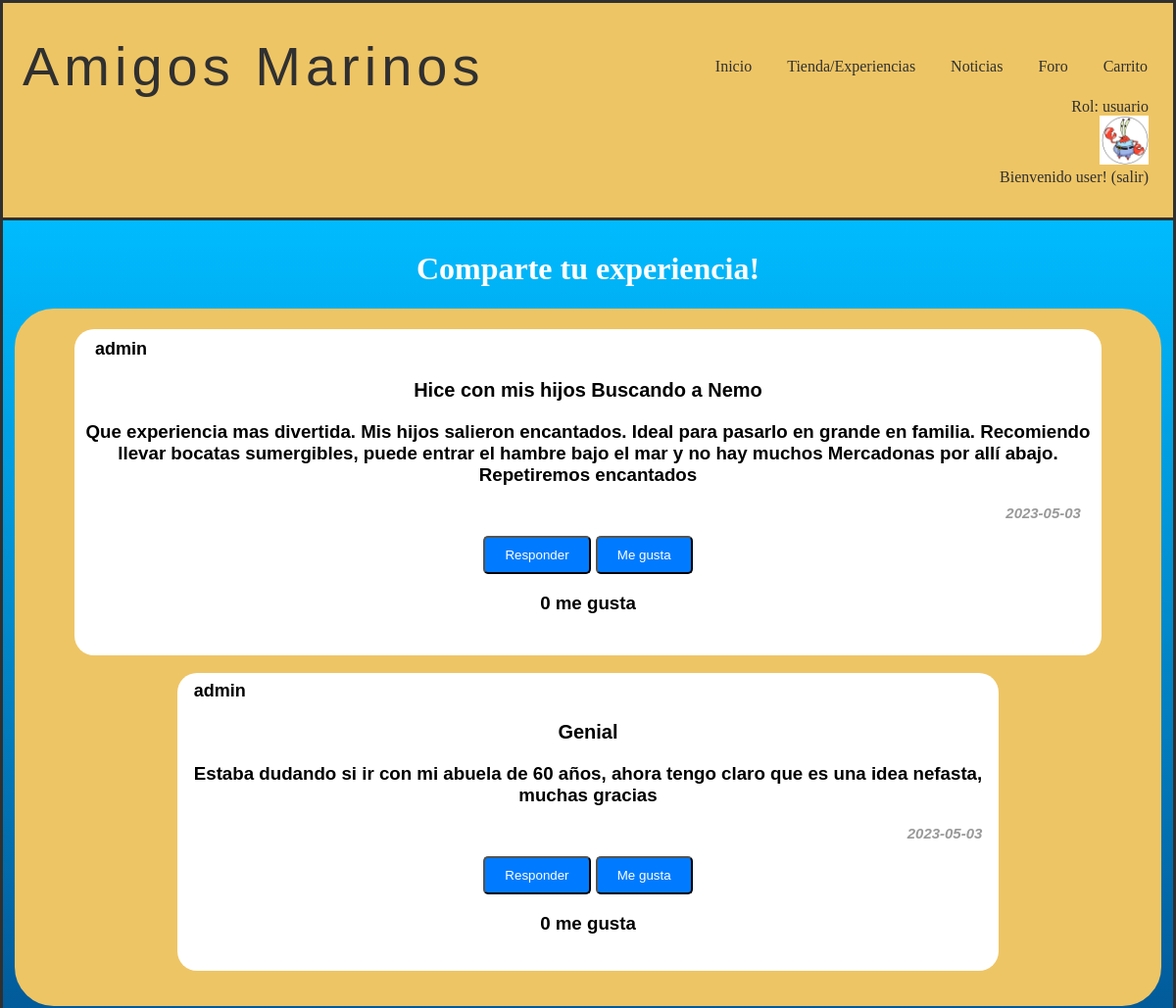
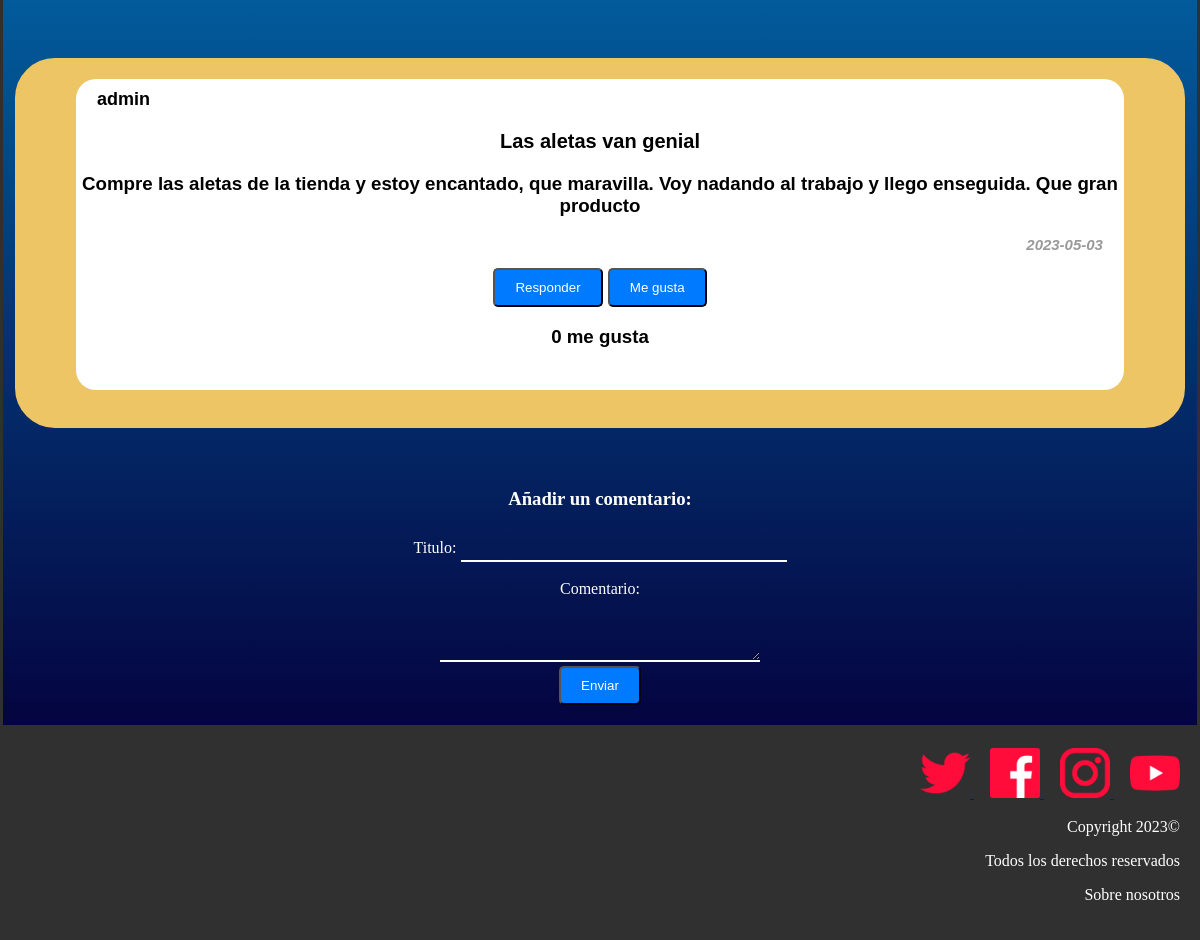
Screenshot of /foro.php (signed in) with the database file from the repository (2 pictures, top to bottom).
### tables this page shows
CREATE TABLE IF NOT EXISTS `rol` (
  `numero` int(11) NOT NULL,
  `nombre` varchar(25) NOT NULL,
  PRIMARY KEY (`numero`)
);

CREATE TABLE IF NOT EXISTS `comentario` (
  `id` int(11) NOT NULL AUTO_INCREMENT,
  `titulo` varchar(40) NOT NULL,
  `usuario` varchar(15) NOT NULL,
  `padre` int(11) DEFAULT NULL,
  `contenido` text NOT NULL,
  `fecha_de_creacion` date NOT NULL,
  `me_gusta` int(11) NOT NULL,
  PRIMARY KEY (`id`),
  UNIQUE KEY `Titulo` (`titulo`),
  KEY `Usuario` (`usuario`)
);

### includes/Usuario.php (called while the page is built, shortened)
<?php
class Usuario{
    public static function getNombreRol($rol)
    {
        $conn = Aplicacion::getInstance()->getConexionBd();
        $query = sprintf("SELECT nombre FROM rol U WHERE U.numero='%d'", $rol);
        $rs = $conn->query($query);
        $fila=$rs->fetch_assoc();
        return $fila['nombre'];
    }
}
?>

### includes/level.php (called while the page is built, shortened)
<?php
class level{
    private $numero;
    private function __construct($numero,$nombre,$minimo,$maximo){
        $this->numero = $numero;
    }
    public static function getLevel($puntos){
        $conn = Aplicacion::getInstance()->getConexionBd();
        $query = sprintf("SELECT * FROM nivel U WHERE $puntos<=U.maximo AND $puntos>=U.minimo");
        $rs = $conn->query($query);
        $fila=$rs->fetch_assoc();
        $level = new level($fila['numero'], $fila['nombre'], $fila['minimo'], $fila['maximo']);
        return $level;
    }
    public function getNumero(){
        return $this->numero;
    }
}
?>

### includes/comentario.php (called while the page is built, shortened)
<?php
class comentario{
private $id;
private $usuario;
private $padre;
private $contenido;
private $fecha_de_creacion;
private $meGusta;
private $titulo;
public function __construct($id=null,$titulo,$usuario,$padre,$contenido,$fecha_de_creacion, $meGusta){
    $this->id=$id;
    $this->titulo=$titulo;
    $this->usuario=$usuario;
    $this->padre=$padre;
    $this->contenido=$contenido;
    $this->fecha_de_creacion=$fecha_de_creacion;
    $this->meGusta = $meGusta;
}
public static function cargarComentarios(){
    $comentarios=[];
    $conn = Aplicacion::getInstance()->getConexionBd();
    $query = sprintf("SELECT * FROM comentario ORDER BY me_gusta DESC");
    $resultado = mysqli_query($conn, $query);
    $i = 0;
    if(mysqli_num_rows($resultado) > 0){
        while($fila = $resultado->fetch_assoc()){
            $comentarios[$i] = new comentario($fila["id"], $fila["titulo"], $fila["usuario"], $fila["padre"], $fila["contenido"], $fila["fecha_de_creacion"], $fila["me_gusta"]);
            $i++;
        }
    }
    return $comentarios;
}
public function getUsuario(){
    return $this->usuario;
}
public function getTitulo(){
    return $this->titulo;
}
public function getContenido(){
    return $this->contenido;
}
public function getFecha(){
    return $this->fecha_de_creacion;
}
public function getPadre(){
    return $this->padre;
}
public function getId(){
    return $this->id;
}
public function getMeGusta(){
    return $this->meGusta;
}
    public function cargarRespuestas(){
        $comentarios = [];
        $conn = Aplicacion::getInstance()->getConexionBd();
        $query = sprintf("SELECT * FROM comentario WHERE padre='%d'", $this->id);
        $rs = $conn->query($query);
        $i = 0;
        if(mysqli_num_rows($rs) > 0){
            while($fila = $rs->fetch_assoc()){
                $comentarios[$i] = new comentario($fila["id"], $fila["titulo"], $fila["usuario"], $fila["padre"], $fila["contenido"], $fila["fecha_de_creacion"], $fila["me_gusta"]);
                $i++;
            }
            return $comentarios;
        }
        else{
            return false;
        }
    }
}
?>

### foro.php (the view, shortened to what this page needs)
<?php
    require_once './includes/comentario.php';
?>
<?php
    function mostrarComentario($comentario, $nivel){
        ?>
            <div class="hilo">
                <div class="comment-box">
                    <p class="user-name"><?php echo $comentario->getUsuario();
                    echo '<h3><'. $comentario->getUsuario() .'</h3>';?></p>
                    <h3 class="comment-title"><?php echo $comentario->getTitulo()?></h3>
                    <p class="comment-text"><?php echo $comentario->getContenido()?></p>
                    <p class="created-at"><?php echo $comentario->getFecha()?></p>
                    <button onclick="mostrarFormRespuesta('<?php echo $comentario->getId(); ?>')">Responder</button>
                    <?php echo '<button id="boton-me-gusta-'.$comentario->getId().'" id="like-btn" onclick="darMeGusta('.$comentario->getId().')">Me gusta</button>'?>
                    <div class="contador-me-gusta">
                        <?php echo '<p id="contador-me-gusta-'.$comentario->getId().'">'.$comentario->getMeGusta().' me gusta</p>'?>
                    </div>
                </div>
                <span class="like-count"><?php $comentario->getMeGusta()?></span>
            </div>
            <div class="respuestas">
                <?php
                $respuestas = $comentario->cargarRespuestas();
                if($respuestas!=false){
                    foreach($respuestas as $respuesta){
                        ?>
                        <div class="container_respuesta">
                        <?php
                        $nivNuevo = $nivel + 1;
                        mostrarComentario($respuesta, $nivNuevo);
                        ?>
                        </div>
                        <?php
                    }
                }?>
            </div>
        <?php
    }
?>
<!DOCTYPE html>
<html>
    <head>
        <link rel="stylesheet" type="text/css" href="./css/style.css"/>
    </head>
    <body>
        <?php
            require ('./includes/comun/cabecera.php');
        ?>
        <main>
            <div class="container">
                <h1>Comparte tu experiencia!</h1>
                <?php
                    $comentarios = comentario::cargarComentarios();
                    foreach($comentarios as $comentario)
                    {
                        if($comentario->getPadre() == 0)
                        {
                            echo "<div class='conversacion'>";
                            mostrarComentario($comentario, 0);
                            echo "</div>";
                        }
                    }
                if(isset($_SESSION['login'])){
                    ?>
                    <form action="añadirComentario.php" method="POST">
                        <h3>Añadir un comentario:</h3>
                        <label for="titulo">Titulo:</label>
                        <input type="text" id="titulo" name="titulo" required>
                        <br><br>
                        <label for="contenido">Comentario:</label>
                        <br>
                        <textarea id="contenido" name="contenido" required></textarea>
                        <br>
                        <button type="submit">Enviar</button>
                    </form>
                    <?php
                }
                ?>
            </div>
        </main>
        <?php
            require('./includes/comun/pie.php');
        ?>
</html>

### includes/comun/cabecera.php (shortened to what this page needs)
<?php
require_once './includes/level.php';
require_once './includes/Usuario.php';
function reconocerUsuario() {
  if (isset($_SESSION["login"]) && ($_SESSION["login"]===true)){
    echo'Rol: '.Usuario::getNombreRol($_SESSION['rol']);
    $level=level::getLevel($_SESSION["puntos"]);
    if($level->getNumero() == level::cangrejo){
      echo '<form method="post" action="micuenta.php">
      <input type="image" src="./img/cangrejo.jpg" name="boton" width="50" alt="Botón icono cangrejo"  height="50" />
      </form>';
      echo 'Bienvenido ' . $_SESSION['nombre'] . '! ';
      echo '<a href="logout.php">(salir)</a>';
    }
  } else {
    echo '<form method="post" action="login.php">
    <input type="image" src="./img/usuariodesconocido.jpg" name="boton" width="50" alt="Botón para ir a login"  height="50" />
    </form>';
    echo 'Usuario desconocido. ';
    echo '<a href="login.php">Login </a>';
  }
}
?>
<header class ="header">
  <div class="cont logo-nav-cont" >
    <a class="logo">Amigos Marinos</a>
    <nav class="navigation">
          <ul>
            <li><a href="index.php ">Inicio</a></li>
            <li><a href="tienda.php">Tienda/Experiencias</a></li>
            <li><a href="noticias.php">Noticias</a></li>
            <li><a href="foro.php">Foro</a></li>
            <?php
            if (isset($_SESSION["login"]) && ($_SESSION["login"]===true)){
              ?>
              <li><a href="vistaCarrito.php">Carrito</a></li>
              <br>
              <?php
            }
          ?>
      </nav>
    </div>
		<div class="login" >
		 <?php
		reconocerUsuario();
		?>
		</div>
</header>

### css/style.css (style rules this page uses)
body { color: white; background-color: white; text-align: center; margin: auto; }
.container { background-image: linear-gradient(to bottom,#00bbff, #040440); border: 3px solid #303030; padding-top: 10px; padding-bottom: 20px; }
button { background-color: #007bff; color:#ffffff; padding:10px 20px; border-radius:5px; }
.header { background-color: #eec565; color:#303030; border: 3px solid #303030; border-bottom: none; padding:2rem 0; }
.header a { color:#303030; text-decoration:none; }
.logo { letter-spacing: 5px; font-size: 3.5em; font-family:Impact, Haettenschweiler, 'Arial Narrow Bold', sans-serif; margin-left: 20px; max-width: 100%; max-height: 100%; }
.logo-nav-cont { display: flex; justify-content: space-between; align-items: center; margin-right: 10px; }
.navigation ul { margin: 0; padding: 0; list-style: none; }
.navigation ul li { display:inline-block; }
.navigation ul li a { display: block; padding: 0.5rem 1rem; transition: all 0.4s linear; border-radius: 5px; }
.login { text-align: right; margin-right: 25px; }
input[type="text"], input[type="email"], input::placeholder, input[type="password"],textarea,input[type="number"],input[type="password"] { background-color: transparent; border: none; font-size: 25px; border-bottom: 2px solid #fff; color: #fff; text-align: center; text-shadow: 2px 2px 4px rgba(0, 0, 0, 0.5); }
.comment-box { width: 100%; height: 10%; background: #fff; font-family: sans-serif; justify-content: center; align-items: center }
.user-name { font-weight: bold; font-size: 18px; color:black; text-align: left; margin-left: 2%; padding-top: 1%; }
.created-at { font-style: italic; font-size: 0.8em; color: #999; text-align: right; margin-right: 2%; }
.comment-text { color:black; }
.comment-title { color:black; font-size: 20px; }
.contador-me-gusta { color:black; }
.container_respuesta { max-width: 80%; margin-left: 10%; }
.comment-box { max-width: 90%; margin-left: 5%; border-radius: 20px; padding-bottom: 2%; }
.conversacion { border: 3px solid #eec565; border-radius: 40px; background-color: #eec565; margin-bottom: 5%; margin-left: 1%; margin-right: 1%; padding-bottom: 2%; }

### rows the page displays
rol: nombre "usuario"
comentario: usuario "admin", titulo "Hice con mis hijos Buscando a Nemo", contenido "Que experiencia mas divertida. Mis hijos salieron encantados. Ideal para pasarlo en grande en familia. Recomiendo llevar bocatas sumergibles, puede entrar el hambre bajo el mar y no hay muchos Mercadonas por allí abajo. Repetiremos encantados", fecha_de_creacion "2023-05-03", me_gusta "0"
comentario: usuario "admin", titulo "Genial", contenido "Estaba dudando si ir con mi abuela de 60 años, ahora tengo claro que es una idea nefasta, muchas gracias", fecha_de_creacion "2023-05-03", me_gusta "0"
comentario: usuario "admin", titulo "Las aletas van genial", contenido "Compre las aletas de la tienda y estoy encantado, que maravilla. Voy nadando al trabajo y llego enseguida. Que gran producto", fecha_de_creacion "2023-05-03", me_gusta "0"

### other values shown
$_SESSION['nombre'] "user"
